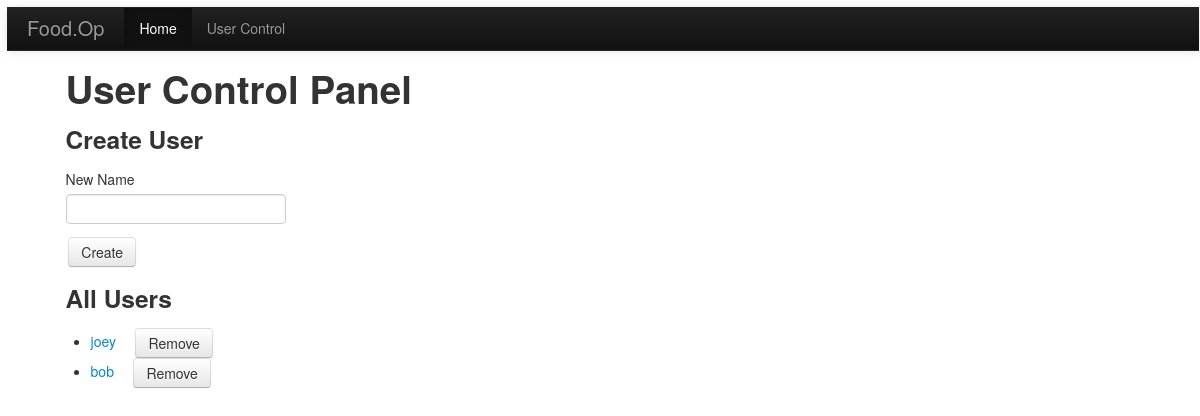
Page /users/all on the earlier database version.
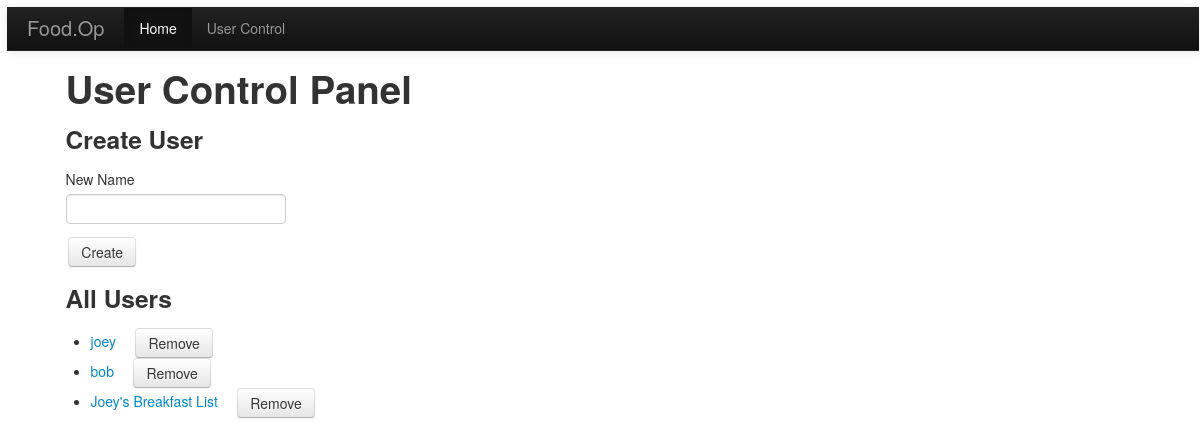
Same page on the later database version.
### models.py (models this page shows, shortened)
class User(db.Model):
    id = db.Column(db.Integer, primary_key=True)
    name = db.Column(db.String(80), unique=True)
    votes = db.relationship('Vote', backref='user', lazy='dynamic')

### web.py (the view)
@app.route('/users/all')
def view_users():
    users = User.query.all()
    return render_template('users.html', users=users)

### templates/users.html (shortened to what this page needs)
{% extends "base.html" %}
{% block head %}
{{ super() }}
{% endblock %}
{% block content %}
<div class="align-left">
    <h1> User Control Panel</h1>
    <h3> Create User </h3>
    <label>New Name</label><input class="create-user-field" type="text">
    <div>
        <button class="btn create">Create</button>
    </div>
    <h3> All Users </h3>
    <ul>
        {% for user in users %}
        <li>
            <a href={{url_for('view_user', user_id=user.id)}}>{{user.name}}</a>
            <span>&nbsp;&nbsp;&nbsp;</span>
            <a class="btn delete" user-id="{{user.id}}" user-name="{{user.name}}">Remove</a>
        </li>
        {% endfor %}
    </ul>
</div>
{% endblock %}

### templates/base.html (shortened to what this page needs)
<!doctype html>
<html>
    <head>
        {% block head %}
        <link rel="stylesheet" href="{{ url_for('static', filename='css/bootstrap.min.css') }}">
        <link rel="stylesheet" href="{{ url_for('static', filename='css/food.css') }}">
        {% endblock %}
    </head>
    <body>
        <div id="content">
            {% include 'navbar.html' %}
            <div id="inner-content">
                {% block content %}{% endblock %}
            </div>
        </div>
    </body>
</html>

### templates/navbar.html
<div class="navbar navbar-inverse navbar-static-top">
    <div class="navbar-inner">
        <a class="brand" href="#">Food.Op</a>
        <ul class="nav">
            <li class="active"><a href="/">Home</a></li>
            <li><a href="/users/all">User Control</a></li>
        </ul>
    </div>
</div>

### static/css/food.css (style rules this page uses)
#content { width:100%; text-align: center; }
#inner-content { width: 90%; margin-left: auto; margin-right: auto; text-align: left; }
div { margin: .1em; padding: .1em; }

Differences in the rows shown:
added User: name "Joey's Breakfast List"
